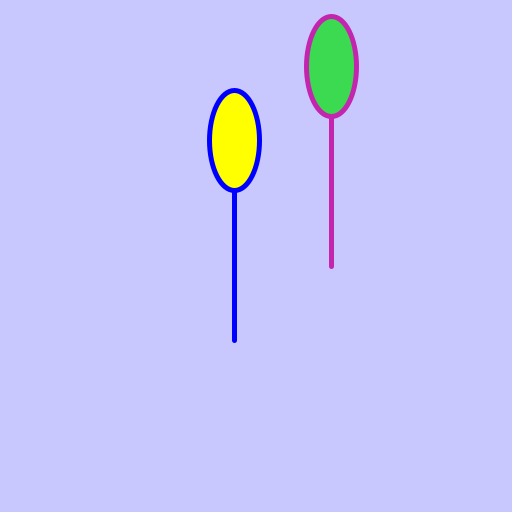
Frame 1 (no input)
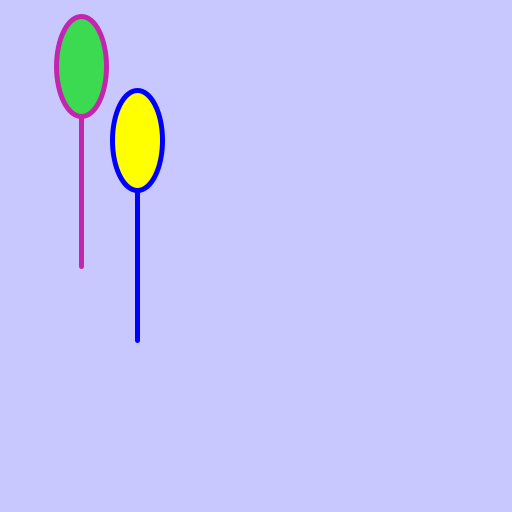
Frame 60 (the mouse pressed at the canvas centre just before this capture)
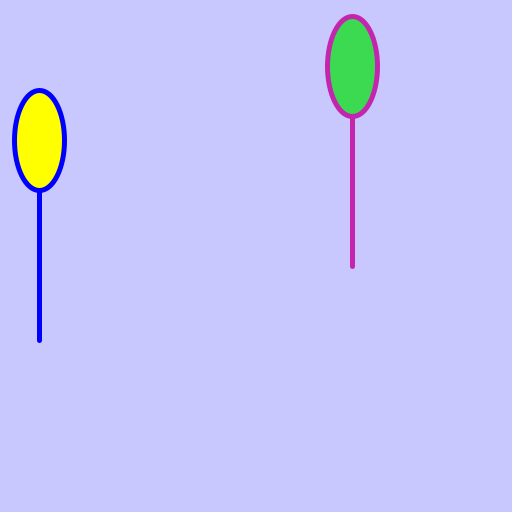
Frame 120 (the mouse held since frame 60 and released just before this capture)

The Processing sketch that drew these frames (run headless with seeded random() and noise(); from frame 60 on, the mouse is pressed at the canvas centre):

// Processing sketch: ObjBalloon
// ── ObjBalloon.pde
Balloon B;
Balloon C;
void setup() {
  size(512, 512);
  B = new Balloon(random(0, 512), random(0, 256), random(-5, 5), 50, 200);
  C = new YellowBalloon(random(0, 512), random(0, 256), random(-5, 5), 50, 200);
}
void draw() {
  background(200, 200, 255);
  B.run();
  C.run();
}
void keyTyped() {
  if (key == 'r') setup();
}
  

// ── Balloon.pde
class Balloon {
  float x, y, w, h, speed;
  color c_1, c_2;
  Balloon(float x, float y, float speed, float w, float h) {
    this.x = x;
    this.y = y;
    this.w = w;
    this.h = h;
    this.speed = speed;
    
    c_1 = color(random(0, 255), random(0, 255), random(0, 255));
    c_2 = color(255 - red(c_1), 255 - green(c_1), 255 - blue(c_1));
  }
  
  void display() {
    strokeWeight(5);
    stroke(c_2);
    line(x, y, x, y + h);
    fill(c_1);
    ellipse(x, y, w, w * 2);
  }
  
  void move() {
    x += speed;
    if (x > width) 
      x = 0;
    else if (x < 0)
      x = width;
  }
  
  void run() {
    display();
    move();
  }
}

// ── YellowBalloon.pde
class YellowBalloon extends Balloon {
  YellowBalloon(float x, float y, float speed, float w, float h) {
    super(x, y, speed, w, h);
    
    c_1 = color(255, 255, 0);
    c_2 = color(0, 0, 255);
  }
  
  void display() {
    strokeWeight(5);
    stroke(c_2);
    line(x, y, x, y + h);
    fill(c_1);
    ellipse(x, y, w, w * 2);
  }
  
  void move() {
    if (dist(mouseX, mouseY, x, y) > w / 2)
      x += speed;
    if (x > width) 
      x = 0;
    else if (x < 0)
      x = width;
  }
  
  void run() {
    display();
    move();
  }
}
